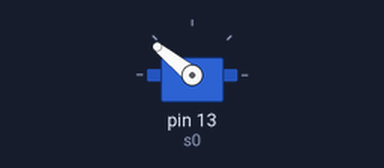
Simulated run of this sketch. Board: Arduino Uno, built with avr-gcc and run on an emulated ATmega328P. On the bench: servo.

Above: at 0.1 s.
At 2.1 s:
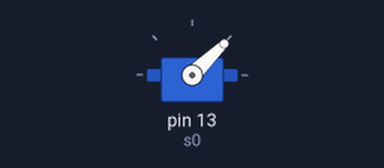
At 4.1 s:
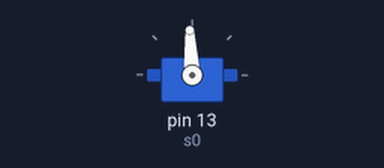
Timing chart, 0 to 5.6 s (numbered marks = the images above):
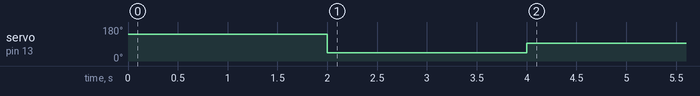

The sketch:

esc-calibrate.ino
```cpp
#include <Servo.h>
Servo s0;

void setup() {
  // put your setup code here, to run once:
s0.attach(13);
//s0.writeMicroseconds(1500);
//delay(500);
s0.writeMicroseconds(2000);
delay(2000);
s0.writeMicroseconds(1000);
delay(2000);
s0.writeMicroseconds(1500);
digitalWrite(13,1);
}

void loop() {
  // put your main code here, to run repeatedly:

}
```

Measured:
- by itself, servo on pin 13 (s0): 141° → 44° at 2.0 s, → 93° 2.0 s later
